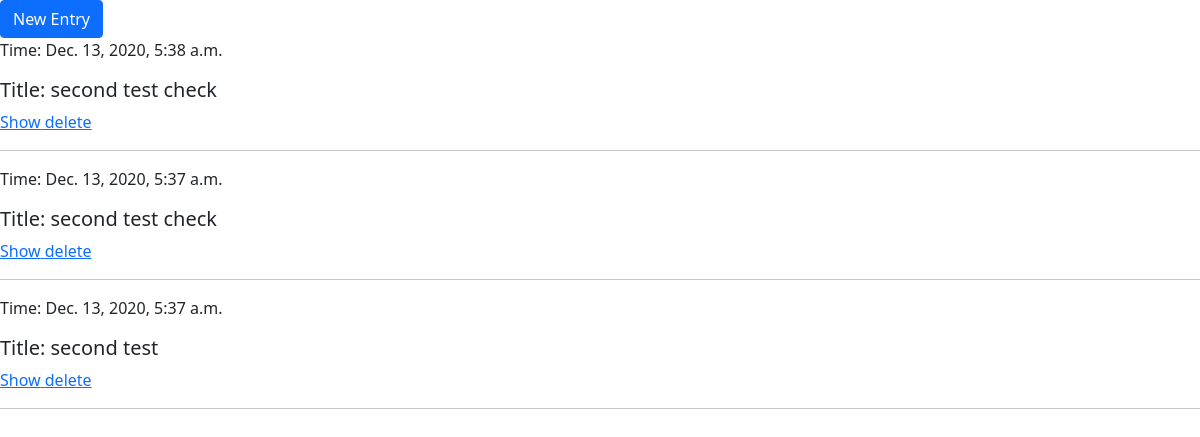
/diary/, run on an earlier commit of the app's database.
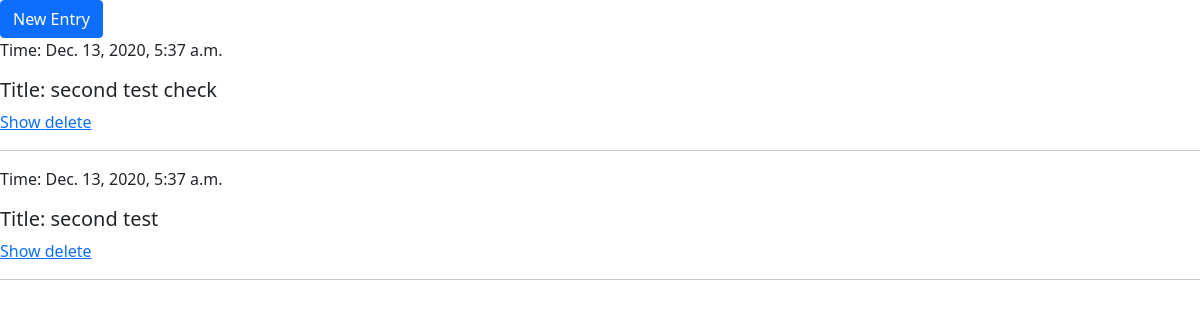
And on a later commit of the database.
### diary/models.py (models this page shows, shortened)
class Entry(models.Model):
    title = models.CharField(max_length=100)
    content = models.TextField()
    date_posted = models.DateTimeField(auto_now_add=True)

### diary/views.py (the view, shortened to what this page needs)
# urls.py: path('', views.index, name='index'),
def index(request):
    entries = Entry.objects.order_by('-date_posted')
    form = EntryForm()
    context = {'entries': entries, 'form': form}
    return render(request, 'diary/index.html', context)

### diary/templates/diary/index.html (shortened to what this page needs)
{% extends 'diary/base.html' %}
{% load crispy_forms_tags %}
{% block body %}
<button type="button" class="btn btn-primary" data-bs-toggle="modal" data-bs-target="#exampleModal">
  New Entry
</button>
{% for entry in entries %}
<div>
  <p>Time: {{entry.date_posted}}</p>
  <h5>Title: {{entry.title}}</h5>
  <a href="{% url 'show_entry' entry.id %}">Show</a><a href="{% url 'show_entry' entry.id %}?del=true">
    delete</a>
</div>
<hr>
{%endfor%}
{% endblock  %}

What changed in the data, as far as the page shows it:
removed Entry: date_posted "Dec. 13, 2020, 5:38 a.m.", title "second test check"
